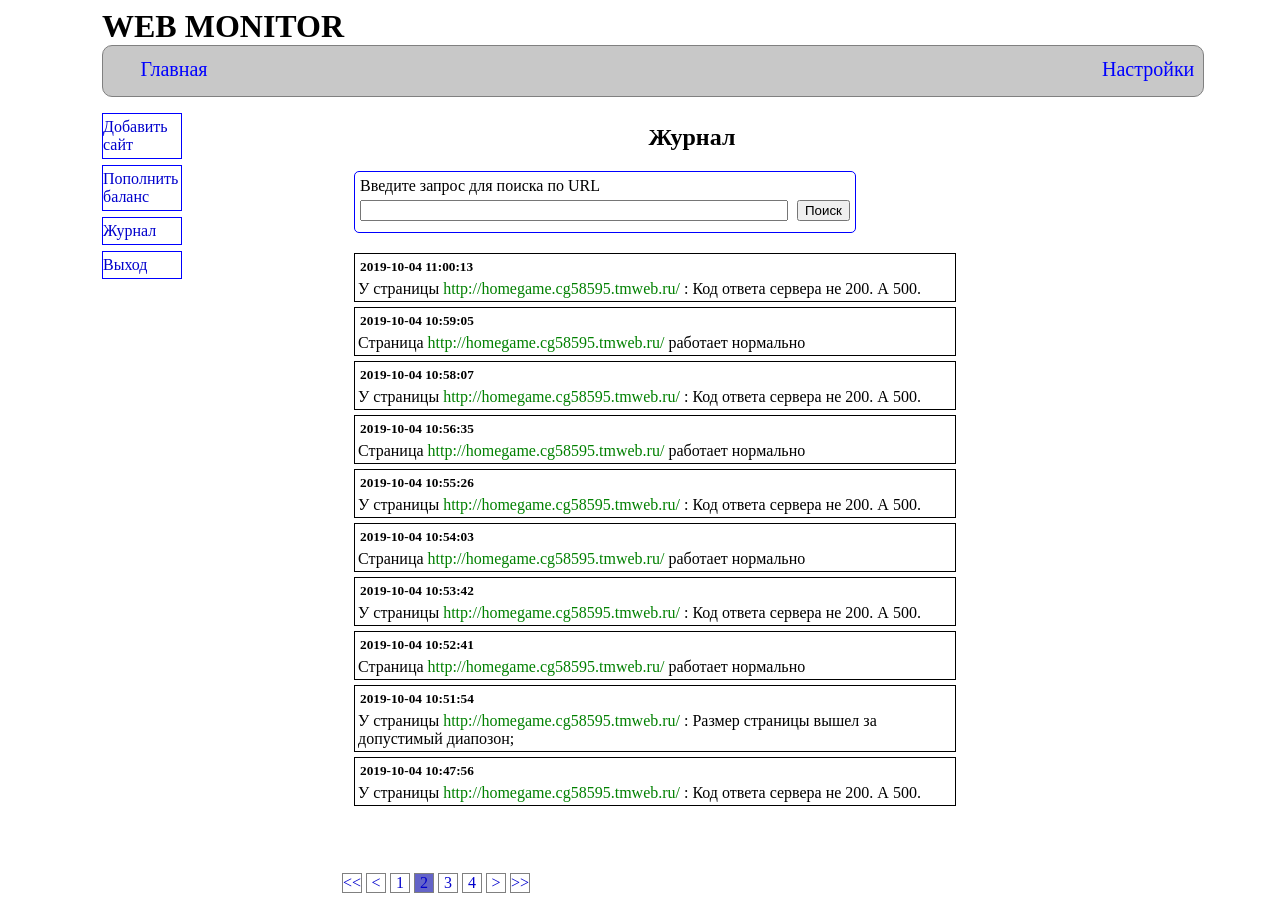
The app's page /journal.php?numpage=2 (signed in) with its own data.
### tables this page shows
CREATE TABLE IF NOT EXISTS `journal` (
  `id` int(11) NOT NULL AUTO_INCREMENT,
  `url` text NOT NULL,
  `response` int(11) NOT NULL,
  `code_check` varchar(6) NOT NULL,
  `time_check` datetime NOT NULL,
  PRIMARY KEY (`id`)
);

### modelJournal.php (the view, shortened to what this page needs)
<?php
class Journal
{
    public function codeToMessage($url,$code,$response,$forSMS=false)
    {
        if ($forSMS==true)
        {
            $result="У страницы {$url} ";
        }
        else
        {
            $result="У страницы <a href='page.php?url={$url}'><span class='urlJournal' > {$url} </span></a>: ";
        }
        if (strcmp($code,'111111')==0)
        {
        if ($forSMS==true)
        {
            return "Страница {$url} работает нормально.";
        }
        else
        {
            return "Страница <a href='page.php?url={$url}'><span class='urlJournal'> {$url} </span></a> работает нормально";
        }
        }
        if ($code[0]=='0')
        {
            $result.="Код ответа сервера не 200. А ".$response.".";
            return $result;
        }
        if ($code[1]=='0')
        {
            $result.="Размер страницы вышел за допустимый диапозон; ";
        }
        if ($code[2]=='0')
        {
            $result.="h1 не верен; ";
        }
        if ($code[3]=='0')
        {
            $result.="title не верен; ";
        }
        if ($code[5]=='0')
        {
            $result.="description не верен; ";
        }
        return $result;
    }
    public function getArrMessage()
    {
        $conn= connectDB();
        $sql="SELECT url, code_check, time_check, response FROM journal ORDER BY time_check DESC";
        $resultSQL=$conn->query($sql);
        while($row=$resultSQL->fetch(PDO::FETCH_ASSOC))
        {
            $arrCode[]=$row;
        }
        for ($i=0;$i<count($arrCode);$i++)
        {
            $message=$this->codeToMessage($arrCode[$i]['url'],
                    $arrCode[$i]['code_check'],$arrCode[$i]['response'] );
            $resultOne=['time'=>$arrCode[$i]['time_check'],"message"=>$message];
            $result[]=$resultOne;
        }
        return $result;
    }
}

### journal.php (shortened to what this page needs)
<?php
require_once 'functions.php';
require_once 'modelJournal.php';
if (!isset($_SESSION['resultSearch']))
{
    $journal=new Journal();
    $message=$journal->getArrMessage();
}
else
{
   $message=$_SESSION['resultSearch'];
}
$recordInPage=10;
$countRecords=count($message);
$paginPageAll=(int)($countRecords / $recordInPage);
if ($countRecords % $recordInPage!=0) $paginPageAll++;
$numPaginPage=$_GET['numpage'];
$recordBegin=$recordInPage*($numPaginPage-1);
$recordEnb=$recordBegin+$recordInPage;
if ($numPaginPage-2<=1)
{
    $paginBegin=1;
}
 else
{
     $paginBegin=$numPaginPage-2;
}
if ($numPaginPage+2>=$paginPageAll)
{
    $paginEnd=$paginPageAll;
}
 else
{
     $paginEnd=$numPaginPage+2;
}
?>
<!DOCTYPE html>
<html>
    <head>
        <link rel="stylesheet" href="style/main.css" type="text/css">
        <link rel="stylesheet" href="style/journal.css" type="text/css">
    </head>
    <body>
        <header>
            <h1> WEB MONITOR</h1>
            <div id="headDiv">
                <a href="index.php">
                    <div id="headIndexA">
                        <p> Главная</p>
                    </div>
                </a>
                <a href="option.php">
                    <div id="headOptionA">
                        <p> Настройки</p>
                    </div>
                </a>
            </div>
        </header>
        <nav>
            <ul>
                <li><div><a href="/enterUrlPage.php"><p>Добавить сайт</p></a></li></div>
            <li><div> <a href="https://www.smsfeedback.ru/users/invoices/addinvoiceform.php">
                        <p>Пополнить баланс</p></a> </li></div>
            <li><div> <a href="journal.php"><p>Журнал</p></a></li></div>
            <li><div> <a href="serverFunc.php?exit=true"><p>Выход</p></a></li></div>
             </ul>
        </nav>
        <main style="border: none;">
            <h2>Журнал</h2>
            <?php if (!isset($message) && !isset($_SESSION['querySearch'])):?>
                <h3 style="margin-left: 30px;">Нет данных</h3>
            <?php else: ?>
                <div id="divSearchJournal">
                    <form id="searchByJournal" action="serverFunc.php" method="post">
                        <p> Введите запрос для поиска по URL</p>
                        <input type="text" id="textSearchJournal" name="querySearchJournal"
                            value="<?=$_SESSION['querySearch']?>"
                        >
                        <input type="submit" name="btnSearchJournal" value="Поиск">
                    </form>
                </div>
                <?php if ($_SESSION['querySearch']!='' && !isset($_SESSION['resultSearch'])):?>
                    <h4 style="margin-left: 150px"> по вашему запросу ни чего не найдено</h4>
                 <?php else: ?>
                    <?php for ($i=$recordBegin;$i<$recordEnb;$i++):
                     ?>
                         <div class="divMessageJournal">
                             <h5><?= $message[$i]['time']?> </h5>
                             <p><?= $message[$i]['message']?></p>
                         </div>
                     <?php endfor?>
                <?php endif;?>
            <?php endif?>
            <?php if ($paginPageAll>1):?>
                <div id="paginator">
                    <?php if($numPaginPage>1):?>
                        <div class="divPaginator">
                                <a href="journal.php?numpage=1"><p><< </p></a>
                        </div>
                        <div class="divPaginator">
                                <a href="journal.php?numpage=<?=$numPaginPage-1?>"><p>< </p></a>
                        </div>
                    <?php endif;?>
                    <?php
                       for ($i=$paginBegin;$i<=$paginEnd;$i++):
                    ?>
                        <div class="divPaginator <?php if($numPaginPage==$i) echo " divPaginChecked" ?>">
                            <a href="journal.php?numpage=<?=$i?>"><p><?= $i?> </p></a>
                        </div>
                    <?php endfor;?>
                    <?php if($numPaginPage<$paginPageAll):?>
                        <div class="divPaginator">
                                <a href="journal.php?numpage=<?=$numPaginPage+1?>"><p>> </p></a>
                        </div>
                        <div class="divPaginator">
                                <a href="journal.php?numpage=<?=$paginPageAll?>"><p>>> </p></a>
                        </div>
                    <?php endif;?>
                </div>
            <?php endif;?>
        </main>
    </body>
</html>

### style/main.css (style rules this page uses)
body { position:absolute; width: 1100px; left: 50%; transform: translate(50,0); }
h1 { margin-bottom: 0px; margin-top: 0px; }
#headDiv { background-color: rgb(200,200,200); border-radius: 10px; border: 1px solid gray; width: 100%; height: 50px; }
#headIndexA,#headOptionA { position: absolute; display: inline; color: blue; margin-top: -8px; font-size: 15pt; }
#headIndexA { left: 2%; width: 100px; height: 60px; }
#headIndexA>p { text-align: center; }
#headOptionA { left:1000px; width: 100px; height: 60px; }
main { border: 1px solid gray; }
nav { position: absolute; height:200px; width: 80px; float:left; z-index: 5; margin-top: 10px; }
main { position: relative; top: 7px; left: 100px; width: 980px; height: 800px; margin-top: 10px; }
ul { padding-left: 0px; margin: 0px; }
ul>li { list-style-type: none; }
ul>li>div { border: 1px solid blue; margin: 6px 0px; }
ul>li>div>a>p { margin:4px 0px; }
#paginator { position: relative; top: 65px; left:30px; }
.divPaginator { display:inline-block; width:18px; height:18px; border: 1px solid gray; margin: 2px 0px; }
.divPaginator p { margin:0px; text-align: center; }
.divPaginator a { text-decoration: none; }
.divPaginChecked { background-color: rgb(100,100,200); }
a { outline: none !important; text-decoration: none; color: #00C; }

### style/journal.css (style rules this page uses)
#divSearchJournal { position: relative; left: 15%; width: 500px; height: 60px; border: 1px solid blue; border-radius: 5px; margin-left: 5px; margin-top: 10px; margin-bottom: 20px; }
#divSearchJournal p { margin: 5px; }
#divSearchJournal input { margin-left: 5px; }
#textSearchJournal { width: 420px; }
.divMessageJournal { position: relative; left: 15%; width: 600px; border: 1px solid black; margin: 5px; }
.divMessageJournal h5 { margin: 5px; }
.divMessageJournal p { margin: 3px; }
.urlJournal { color: green; }
h2 { text-align:center; }

### journal.php (style rules this page uses)
#paginator { position: relative; top: 60px; left:140px; margin-bottom: 30px; }

### records on screen
journal: time "2019-10-04 11:00:13", url "http://homegame.cg58595.tmweb.ru/", message "Код ответа сервера не 200. А 500."
journal: time "2019-10-04 10:59:05", url "http://homegame.cg58595.tmweb.ru/"
journal: time "2019-10-04 10:58:07", url "http://homegame.cg58595.tmweb.ru/", message "Код ответа сервера не 200. А 500."
journal: time "2019-10-04 10:56:35", url "http://homegame.cg58595.tmweb.ru/"
journal: time "2019-10-04 10:55:26", url "http://homegame.cg58595.tmweb.ru/", message "Код ответа сервера не 200. А 500."
journal: time "2019-10-04 10:54:03", url "http://homegame.cg58595.tmweb.ru/"
journal: time "2019-10-04 10:53:42", url "http://homegame.cg58595.tmweb.ru/", message "Код ответа сервера не 200. А 500."
journal: time "2019-10-04 10:52:41", url "http://homegame.cg58595.tmweb.ru/"
journal: time "2019-10-04 10:51:54", url "http://homegame.cg58595.tmweb.ru/", message "Размер страницы вышел за допустимый диапозон;"
journal: time "2019-10-04 10:47:56", url "http://homegame.cg58595.tmweb.ru/", message "Код ответа сервера не 200. А 500."
